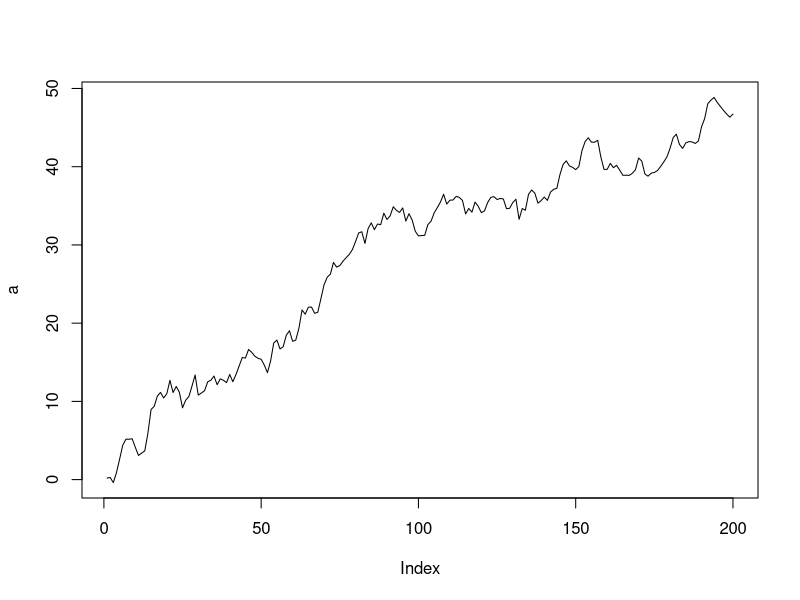

This chart was generated by the following R code: (Note: this script raises an error after producing the figure.)

#########################
# Random Walk vs Trend-Stationary Works pretty well at discreminating between the
# two choices

random_walk <- function(n, init=0)
{
  y <- c(init, rnorm(n-1))
  cumsum(y + 0.2)
}

trend_stationary <- function(n, z, init=z[length(z)])
{
  m <- diff(z[c(1, length(z))]) / diff(c(1, length(z)))
  y <- c(init, vector("numeric", n-1))
  trend <- seq_len(n) + n
  for (jj in (seq_len(n-1) + 1)) {
    y[jj] <- 0.1 + m * trend[jj-1] + 0.2 * y[jj-1] + rnorm(1, sd=1.3)
  }
  return(y)
}

a <- random_walk(200)
aa <- trend_stationary(100, a)
yy <- c(a, aa[-1])

plot(a,  type="l")
tmp5 <- multi_call_search("y ~ .", TRACE=1,
                          DATA=data.frame(y=a), INIT_METHOD="model",
                          DEPTH=1, NEXPERTS=2, TOL=1e-5, FIRST_SPLIT=2, MAXEPOCHS = 300,
                          AR=list(list(1,TRUE,TRUE,FALSE),
                                  list(0,TRUE,FALSE,TRUE)),
                          startmaxit=10, maxepochs=150, maxspeed=25)
plot(tmp5)
tmp5 <- tsHME("y ~ .", TRACE=1,
              DATA=data.frame(y=yy), INIT_METHOD = "model",
              DEPTH=1, NEXPERTS=2, TOL=1e-5, FIRST_SPLIT=2, MAXEPOCHS = 300,
              AR=list(list(1,TRUE,TRUE,FALSE),
                      list(0,TRUE,FALSE,TRUE)), MAXIT=10)
#startmaxit=10, maxepochs=150, maxspeed=25)


